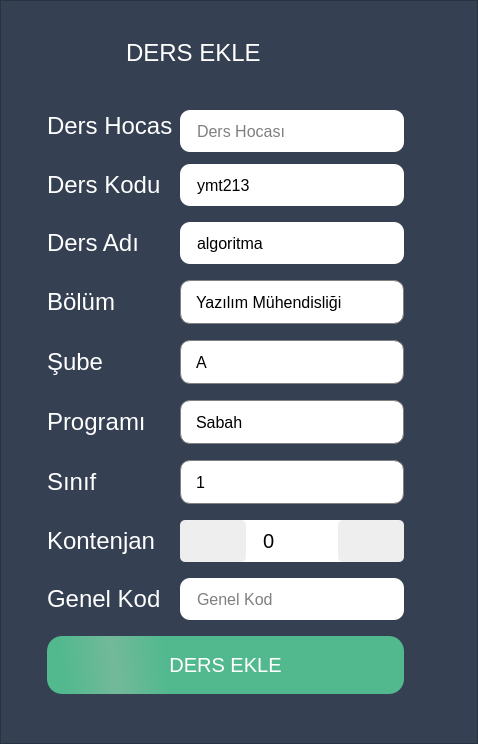
<?xml version="1.0" encoding="UTF-8"?>
<ui version="4.0">
 <class>DersEkleForm</class>
 <widget class="QWidget" name="DersEkleForm">
  <property name="geometry">
   <rect>
    <x>0</x>
    <y>0</y>
    <width>478</width>
    <height>744</height>
   </rect>
  </property>
  <property name="windowTitle">
   <string>Form</string>
  </property>
  <layout class="QGridLayout" name="gridLayout">
   <property name="leftMargin">
    <number>0</number>
   </property>
   <property name="topMargin">
    <number>0</number>
   </property>
   <property name="rightMargin">
    <number>0</number>
   </property>
   <property name="bottomMargin">
    <number>0</number>
   </property>
   <property name="spacing">
    <number>0</number>
   </property>
   <item row="0" column="0">
    <widget class="QFrame" name="frame">
     <property name="styleSheet">
      <string notr="true">QFrame{
background: #354152;
}

QLabel{
	font-size:24px;
	color:white;

}

QLineEdit{
border-radius:10px;
padding-left: 15px;
font-size:16px;

}
QPushButton{
height:42px;
border-radius: 15px;
	background-color: qlineargradient(spread:reflect, x1:1, y1:0.466409, x2:0.188, y2:0.482727, stop:0.823864 rgba(82, 185, 143, 255), stop:1 rgba(115, 185, 153, 255));
padding: 8px 16px;
color: white;
font-size: 20px;
}
QPushButton:pressed{
color: black;
background: #008bd1

}
QGroupBox{
border:none;

}
QComboBox {
    border: 1px solid gray;
    border-radius: 10px;
    min-width: 6em;
	font-size:16px;
	padding-left:15px;

}

QComboBox:on {
    border-bottom-left-radius: 0px;
    border-bottom-right-radius: 0px;
}

QComboBox QAbstractItemView {
    border-bottom-right-radius: 10px;
    border-bottom-left-radius: 10px;
    background: white;
    border: 1px solid gray;
    box-shadow: transparent;
}

QComboBox::drop-down {
    border-color: transparent;
}



QSpinBox{
height:42px;
}

QSpinBox {
    /*text-align: center;*/
    padding-right: 15px;
    border-width: 5px;
	border-radius:10px;
	padding-left:15px;
	font-size:20px;
}


QSpinBox::up-button, QSpinBox::down-button {
     subcontrol-origin: border;
     padding-left: 10px;
     padding-right: 40px;
     width: 16px; /* 16 + 2*1px border-width = 15px padding + 3px parent border */
     /*height: 14px;*/
     border-width: 1px;
     border-radius: 5px;
     background-color: #eeeeee;

}

QSpinBox::up-button {
    subcontrol-position: top right; /* position at the top right corner */
	height:42px;
}

QSpinBox::up-button:hover, QSpinBox::down-button:hover {
    background-color: #bbbb;
}

QSpinBox::up-arrow:disabled, QSpinBox::down-arrow:disabled {
    image: none;
}
QSpinBox::up-arrow, QSpinBox::down-arrow {
     width: 20px;
     height: 20px;
     border: 1px;
}
QSpinBox::up-arrow {
padding-left:20px;
	image: url(:/resimler/icons/chevron-up.png);
}

QSpinBox::down-button {
    subcontrol-position: bottom left; /* position at bottom right corner */
	height:42px;
}

QSpinBox::down-arrow {
image: url(:/resimler/icons/chevron-down.png);
padding-left:20px;
}


</string>
     </property>
     <property name="frameShape">
      <enum>QFrame::StyledPanel</enum>
     </property>
     <property name="frameShadow">
      <enum>QFrame::Raised</enum>
     </property>
     <widget class="QLabel" name="label_2">
      <property name="geometry">
       <rect>
        <x>120</x>
        <y>30</y>
        <width>241</width>
        <height>61</height>
       </rect>
      </property>
      <property name="styleSheet">
       <string notr="true">color: white;
font: 44px &quot;Helvetica Neue&quot;, sans-serif;
margin: 0px 0px 16px;</string>
      </property>
      <property name="text">
       <string>DERS EKLE</string>
      </property>
     </widget>
     <widget class="QSpinBox" name="spin_Kontenjan">
      <property name="geometry">
       <rect>
        <x>180</x>
        <y>520</y>
        <width>224</width>
        <height>42</height>
       </rect>
      </property>
     </widget>
     <widget class="QComboBox" name="cmb_Program">
      <property name="geometry">
       <rect>
        <x>180</x>
        <y>400</y>
        <width>224</width>
        <height>44</height>
       </rect>
      </property>
      <item>
       <property name="text">
        <string>Sabah</string>
       </property>
      </item>
      <item>
       <property name="text">
        <string>Akşam</string>
       </property>
      </item>
     </widget>
     <widget class="QLabel" name="label_7">
      <property name="geometry">
       <rect>
        <x>47</x>
        <y>460</y>
        <width>126</width>
        <height>44</height>
       </rect>
      </property>
      <property name="text">
       <string>Sınıf</string>
      </property>
     </widget>
     <widget class="QLineEdit" name="text_DersAdi">
      <property name="geometry">
       <rect>
        <x>180</x>
        <y>222</y>
        <width>224</width>
        <height>42</height>
       </rect>
      </property>
      <property name="text">
       <string>algoritma</string>
      </property>
      <property name="placeholderText">
       <string>Ders Adı</string>
      </property>
     </widget>
     <widget class="QLabel" name="label">
      <property name="geometry">
       <rect>
        <x>47</x>
        <y>104</y>
        <width>126</width>
        <height>44</height>
       </rect>
      </property>
      <property name="text">
       <string>Ders Hocası</string>
      </property>
     </widget>
     <widget class="QLabel" name="label_3">
      <property name="geometry">
       <rect>
        <x>47</x>
        <y>164</y>
        <width>126</width>
        <height>42</height>
       </rect>
      </property>
      <property name="text">
       <string>Ders Kodu</string>
      </property>
     </widget>
     <widget class="QLabel" name="label_9">
      <property name="geometry">
       <rect>
        <x>47</x>
        <y>578</y>
        <width>126</width>
        <height>42</height>
       </rect>
      </property>
      <property name="text">
       <string>Genel Kod</string>
      </property>
     </widget>
     <widget class="QLabel" name="label_10">
      <property name="geometry">
       <rect>
        <x>47</x>
        <y>280</y>
        <width>126</width>
        <height>44</height>
       </rect>
      </property>
      <property name="text">
       <string>Bölüm</string>
      </property>
     </widget>
     <widget class="QComboBox" name="cmb_Sinif">
      <property name="geometry">
       <rect>
        <x>180</x>
        <y>460</y>
        <width>224</width>
        <height>44</height>
       </rect>
      </property>
      <item>
       <property name="text">
        <string>1</string>
       </property>
      </item>
      <item>
       <property name="text">
        <string>2</string>
       </property>
      </item>
      <item>
       <property name="text">
        <string>3</string>
       </property>
      </item>
      <item>
       <property name="text">
        <string>4</string>
       </property>
      </item>
     </widget>
     <widget class="QLabel" name="label_8">
      <property name="geometry">
       <rect>
        <x>47</x>
        <y>520</y>
        <width>126</width>
        <height>42</height>
       </rect>
      </property>
      <property name="text">
       <string>Kontenjan</string>
      </property>
     </widget>
     <widget class="QComboBox" name="cmb_Sube">
      <property name="geometry">
       <rect>
        <x>180</x>
        <y>340</y>
        <width>224</width>
        <height>44</height>
       </rect>
      </property>
      <property name="styleSheet">
       <string notr="true"/>
      </property>
      <item>
       <property name="text">
        <string>A</string>
       </property>
      </item>
      <item>
       <property name="text">
        <string>B</string>
       </property>
      </item>
      <item>
       <property name="text">
        <string>C</string>
       </property>
      </item>
     </widget>
     <widget class="QLabel" name="label_6">
      <property name="geometry">
       <rect>
        <x>47</x>
        <y>400</y>
        <width>126</width>
        <height>44</height>
       </rect>
      </property>
      <property name="text">
       <string>Programı</string>
      </property>
     </widget>
     <widget class="QLabel" name="label_4">
      <property name="geometry">
       <rect>
        <x>47</x>
        <y>340</y>
        <width>126</width>
        <height>44</height>
       </rect>
      </property>
      <property name="text">
       <string>Şube</string>
      </property>
     </widget>
     <widget class="QLineEdit" name="text_GenelKod">
      <property name="enabled">
       <bool>false</bool>
      </property>
      <property name="geometry">
       <rect>
        <x>180</x>
        <y>578</y>
        <width>224</width>
        <height>42</height>
       </rect>
      </property>
      <property name="placeholderText">
       <string>Genel Kod</string>
      </property>
     </widget>
     <widget class="QComboBox" name="cmb_Bolum">
      <property name="geometry">
       <rect>
        <x>180</x>
        <y>280</y>
        <width>224</width>
        <height>44</height>
       </rect>
      </property>
      <item>
       <property name="text">
        <string>Yazılım Mühendisliği</string>
       </property>
      </item>
      <item>
       <property name="text">
        <string>Bilgisayar Mühendisliği</string>
       </property>
      </item>
      <item>
       <property name="text">
        <string>Makine Mühendisliği</string>
       </property>
      </item>
      <item>
       <property name="text">
        <string>Otomotiv Mühendisliği</string>
       </property>
      </item>
     </widget>
     <widget class="QLabel" name="label_5">
      <property name="geometry">
       <rect>
        <x>47</x>
        <y>222</y>
        <width>126</width>
        <height>42</height>
       </rect>
      </property>
      <property name="text">
       <string>Ders Adı</string>
      </property>
     </widget>
     <widget class="QPushButton" name="btn_DersEkle">
      <property name="geometry">
       <rect>
        <x>47</x>
        <y>636</y>
        <width>357</width>
        <height>58</height>
       </rect>
      </property>
      <property name="styleSheet">
       <string notr="true"/>
      </property>
      <property name="text">
       <string>DERS EKLE</string>
      </property>
     </widget>
     <widget class="QLineEdit" name="text_DersKodu">
      <property name="geometry">
       <rect>
        <x>180</x>
        <y>164</y>
        <width>224</width>
        <height>42</height>
       </rect>
      </property>
      <property name="text">
       <string>ymt213</string>
      </property>
      <property name="placeholderText">
       <string>Ders Kodu</string>
      </property>
     </widget>
     <widget class="QLineEdit" name="text_adiSoyadi">
      <property name="geometry">
       <rect>
        <x>180</x>
        <y>110</y>
        <width>224</width>
        <height>42</height>
       </rect>
      </property>
      <property name="placeholderText">
       <string>Ders Hocası</string>
      </property>
     </widget>
    </widget>
   </item>
  </layout>
 </widget>
 <tabstops>
  <tabstop>text_DersKodu</tabstop>
  <tabstop>text_DersAdi</tabstop>
  <tabstop>cmb_Bolum</tabstop>
  <tabstop>cmb_Sube</tabstop>
  <tabstop>cmb_Program</tabstop>
  <tabstop>cmb_Sinif</tabstop>
  <tabstop>spin_Kontenjan</tabstop>
  <tabstop>text_GenelKod</tabstop>
  <tabstop>btn_DersEkle</tabstop>
  <tabstop>text_adiSoyadi</tabstop>
 </tabstops>
 <resources>
  <include location="../ui_pages/resoruces.qrc"/>
 </resources>
 <connections/>
</ui>
